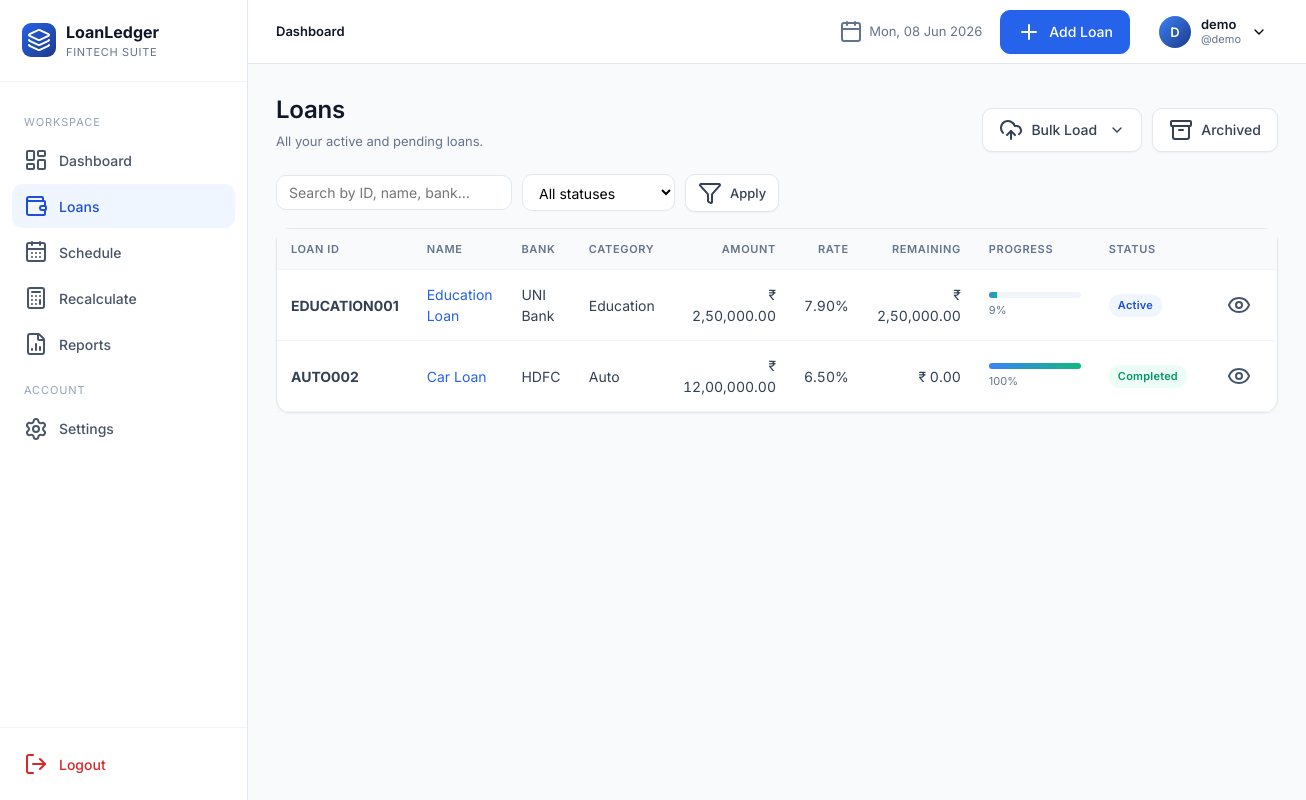
The page /loans/ (signed in) on the database as committed earlier.
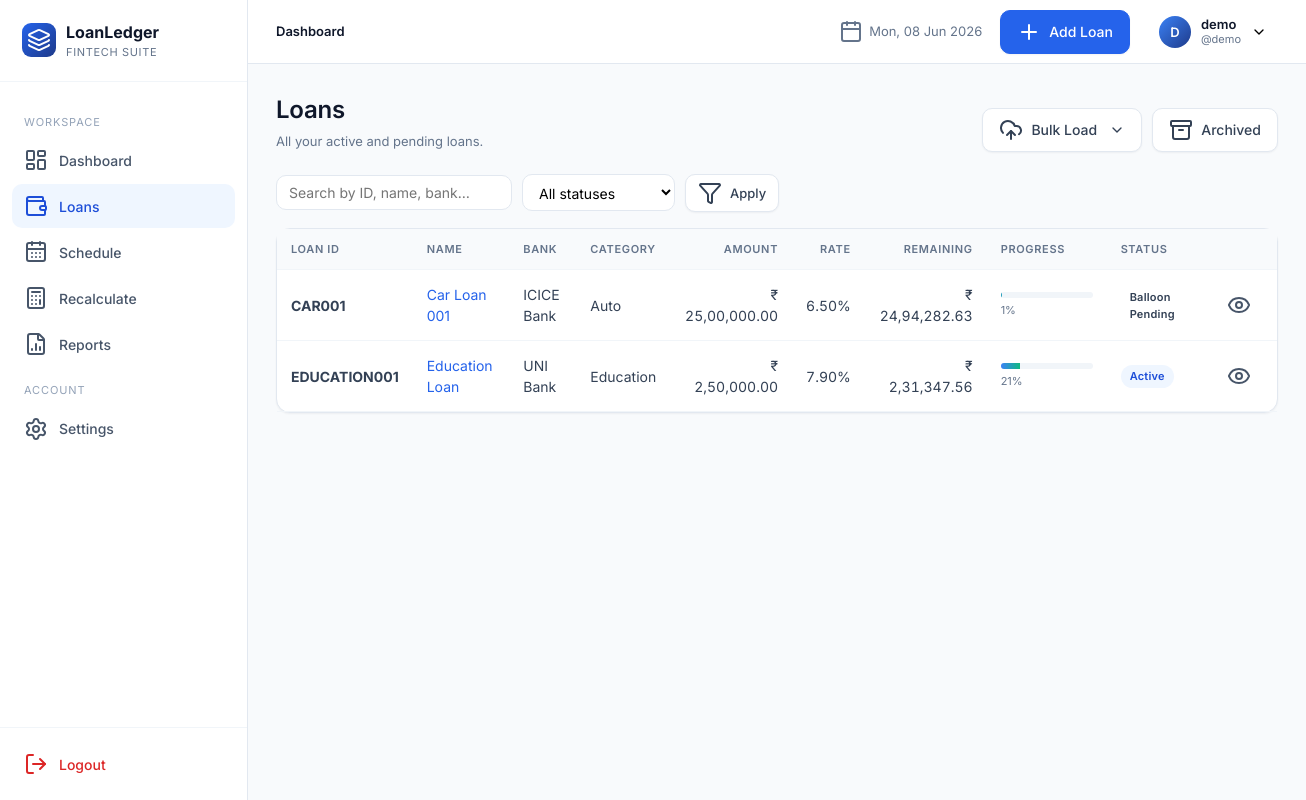
The same page on the database as committed later.
### app/models.py (models this page shows, shortened)
class User(UserMixin, db.Model):
    __tablename__ = "users"
    id = db.Column(db.Integer, primary_key=True)
    full_name = db.Column(db.String(120), nullable=False)
    username = db.Column(db.String(64), unique=True, nullable=False, index=True)
    email = db.Column(db.String(160), unique=True, nullable=False, index=True)
    password_hash = db.Column(db.String(256), nullable=False)
    preferred_currency = db.Column(db.String(8), default="INR")
    preferred_date_format = db.Column(db.String(20), default="%d %b %Y")
    created_at = db.Column(db.DateTime, default=datetime.utcnow)
    loans = db.relationship("Loan", backref="owner", lazy="dynamic", cascade="all, delete-orphan")

class Loan(db.Model):
    __tablename__ = "loans"
    id = db.Column(db.Integer, primary_key=True)
    user_id = db.Column(db.Integer, db.ForeignKey("users.id"), nullable=False, index=True)
    loan_id = db.Column(db.String(40), nullable=False, index=True)  # manual unique per user
    loan_name = db.Column(db.String(120), nullable=False)
    loan_category = db.Column(db.String(50), nullable=False, default="Personal")
    bank_name = db.Column(db.String(120), nullable=False)
    loan_amount = db.Column(db.Float, nullable=False)
    interest_rate = db.Column(db.Float, nullable=False)  # annual %
    down_payment = db.Column(db.Float, default=0)
    custom_emi = db.Column(db.Float, nullable=True)
    start_date = db.Column(db.Date, nullable=False)
    tenure_months = db.Column(db.Integer, nullable=False)
    loan_status = db.Column(db.String(20), default="Active", index=True)
    remaining_balance = db.Column(db.Float, default=0)
    completion_percentage = db.Column(db.Float, default=0)
    is_archived = db.Column(db.Boolean, default=False, index=True)
    balloon_date = db.Column(db.Date, nullable=True)
    balloon_amount = db.Column(db.Float, nullable=True)
    notes = db.Column(db.Text)
    closed_at = db.Column(db.DateTime, nullable=True)
    final_amount = db.Column(db.Float, nullable=True)
    closure_notes = db.Column(db.Text, nullable=True)
    created_at = db.Column(db.DateTime, default=datetime.utcnow)
    updated_at = db.Column(db.DateTime, default=datetime.utcnow, onupdate=datetime.utcnow)
    schedules = db.relationship("Schedule", backref="loan", lazy="dynamic",
                                cascade="all, delete-orphan", order_by="Schedule.month_index")
    __table_args__ = (db.UniqueConstraint("user_id", "loan_id", name="uq_user_loanid"),)

### app/blueprints/loans.py (the view)
@loans_bp.route("/")
@login_required
def list_loans():
    q = request.args.get("q", "").strip()
    status = request.args.get("status", "")
    page = int(request.args.get("page", 1))
    query = current_user.loans.filter_by(is_archived=False)
    if q:
        like = f"%{q}%"
        query = query.filter((Loan.loan_id.ilike(like)) | (Loan.loan_name.ilike(like)) | (Loan.bank_name.ilike(like)))
    if status:
        query = query.filter_by(loan_status=status)
    pagination = query.order_by(Loan.created_at.desc()).paginate(page=page, per_page=10, error_out=False)
    return render_template("loans/list.html", pagination=pagination, q=q, status=status)

### app/templates/loans/list.html (shortened to what this page needs)
{% extends "base.html" %}
{% block content %}
<div class="page-header">
  <div class="title-block"><h1>Loans</h1><div class="sub">All your active and pending loans.</div></div>
  <div class="actions" style="display:flex; gap:10px;">
    <div class="dropdown-container">
      <button class="btn secondary" id="bulkLoadBtn" type="button">
        <i data-lucide="upload-cloud"></i> Bulk Load <i data-lucide="chevron-down" style="width:16px;height:16px;margin-left:4px"></i>
      </button>
    </div>
    <a href="{{ url_for('loans.archived') }}" class="btn secondary"><i data-lucide="archive"></i> Archived</a>
  </div>
</div>
<form class="filters" method="get">
  <input type="text" name="q" value="{{ q }}" placeholder="Search by ID, name, bank…">
  <select name="status">
    <option value="">All statuses</option>
  </select>
  <button class="btn secondary sm" type="submit"><i data-lucide="filter"></i> Apply</button>
</form>
<div class="card">
  <div class="table-wrap">
  {% if pagination.items %}
    <table class="tbl">
      <thead><tr>
        <th>Loan ID</th><th>Name</th><th>Bank</th><th>Category</th>
        <th class="num">Amount</th><th class="num">Rate</th><th class="num">Remaining</th>
        <th>Progress</th><th>Status</th><th></th>
      </tr></thead>
      <tbody>
      {% for l in pagination.items %}
        <tr>
          <td><strong>{{ l.loan_id }}</strong></td>
          <td><a href="{{ url_for('loans.details', loan_pk=l.id) }}">{{ l.loan_name }}</a></td>
          <td>{{ l.bank_name }}</td>
          <td>{{ l.loan_category }}</td>
          <td class="num">{{ l.loan_amount|money }}</td>
          <td class="num">{{ '%.2f'|format(l.interest_rate) }}%</td>
          <td class="num">{{ l.remaining_balance|money }}</td>
          <td style="min-width:120px">
            <div class="progress"><div class="progress-bar" style="width: {{ l.completion_percentage }}%"></div></div>
            <div style="font-size:11px;color:var(--slate-500);margin-top:4px">{{ '%.0f'|format(l.completion_percentage) }}%</div>
          </td>
          <td><span class="badge {{ l.loan_status.replace(' ','') }}">{{ l.loan_status }}</span></td>
          <td>
            <a href="{{ url_for('loans.details', loan_pk=l.id) }}" class="btn ghost sm"><i data-lucide="eye"></i></a>
          </td>
        </tr>
      {% endfor %}
      </tbody>
    </table>
  {% else %}
    <div class="empty"><i data-lucide="inbox"></i><h3>No loans match</h3><p>Try clearing filters or add a new loan.</p></div>
  {% endif %}
  </div>
</div>
{% endblock %}

### app/templates/base.html (shortened to what this page needs)
<!doctype html>
<html lang="en">
<head>
  <link rel="stylesheet" href="{{ url_for('static', filename='css/styles.css') }}">
</head>
<body>
{% if current_user.is_authenticated %}
<div class="app">
  {% include "_sidebar.html" %}
  <div class="main">
    {% include "_topnav.html" %}
    <main class="content">
      {% block content %}{% endblock %}
    </main>
  </div>
</div>
{% else %}
  {% block auth_content %}{% endblock %}
{% endif %}
</body>
</html>

### app/templates/_sidebar.html
{% set ep = request.endpoint or '' %}
<aside class="sidebar">
  <div class="brand">
    <div class="brand-mark"><i data-lucide="layers"></i></div>
    <div>
      <div class="brand-name">LoanLedger</div>
      <div class="brand-sub">Fintech Suite</div>
    </div>
  </div>
  <nav>
    <div class="group-label">Workspace</div>
    <a href="{{ url_for('dashboard.index') }}" class="{{ 'active' if ep.startswith('dashboard.') else '' }}"><i data-lucide="layout-dashboard"></i> Dashboard</a>
    <a href="{{ url_for('loans.list_loans') }}" class="{{ 'active' if ep.startswith('loans.') else '' }}"><i data-lucide="wallet"></i> Loans</a>
    <a href="{{ url_for('schedule.index') }}" class="{{ 'active' if ep.startswith('schedule.') else '' }}"><i data-lucide="calendar-days"></i> Schedule</a>
    <a href="{{ url_for('recalc.index') }}" class="{{ 'active' if ep.startswith('recalc.') else '' }}"><i data-lucide="calculator"></i> Recalculate</a>
    <a href="{{ url_for('reports.index') }}" class="{{ 'active' if ep.startswith('reports.') else '' }}"><i data-lucide="file-bar-chart-2"></i> Reports</a>
    <div class="group-label">Account</div>
    <a href="{{ url_for('settings.index') }}" class="{{ 'active' if ep.startswith('settings.') else '' }}"><i data-lucide="settings"></i> Settings</a>
  </nav>
  <div class="logout-area">
    <a href="{{ url_for('auth.logout') }}"><i data-lucide="log-out"></i> Logout</a>
  </div>
</aside>

### app/templates/_topnav.html (shortened to what this page needs)
<header class="topnav">
  <div class="crumbs">
    {% block crumbs %}<strong>Dashboard</strong>{% endblock %}
  </div>
  <div class="date"><i data-lucide="calendar"></i> {{ now.strftime('%a, %d %b %Y') }}</div>
  {% if request.endpoint and not request.endpoint.startswith('settings.') %}
    <a href="{{ url_for('loans.add') }}" class="btn"><i data-lucide="plus"></i> Add Loan</a>
  {% endif %}
  <div class="profile">
    <button class="profile-btn">
      <div class="avatar">{{ current_user.full_name[:1]|upper }}</div>
      <div style="text-align:left;line-height:1.2">
        <div style="font-weight:600;font-size:13px;color:var(--slate-900)">{{ current_user.full_name }}</div>
        <div style="font-size:11px;color:var(--slate-500)">@{{ current_user.username }}</div>
      </div>
      <i data-lucide="chevron-down" style="width:16px;height:16px"></i>
    </button>
  </div>
</header>

### app/templates/loans/list.html (style rules this page uses)
.dropdown-container { position: relative; }

Rows that differ between the two databases and show on the page:
no longer on this page (row edited): Loan: loan_id "AUTO002", loan_name "Car Loan", bank_name "HDFC", loan_category "Auto", loan_amount "₹ 12,00,000.00", interest_rate "6.50", remaining_balance "₹ 0.00", completion_percentage "100", loan_status "Completed"
added Loan: loan_id "CAR001", loan_name "Car Loan 001", bank_name "ICICE Bank", loan_category "Auto", loan_amount "₹ 25,00,000.00", interest_rate "6.50", remaining_balance "₹ 24,94,282.63", completion_percentage "1", loan_status "Balloon Pending"
changed Loan "EDUCATION001": remaining_balance "₹ 2,50,000.00" → "₹ 2,31,347.56"; completion_percentage "9" → "21"
